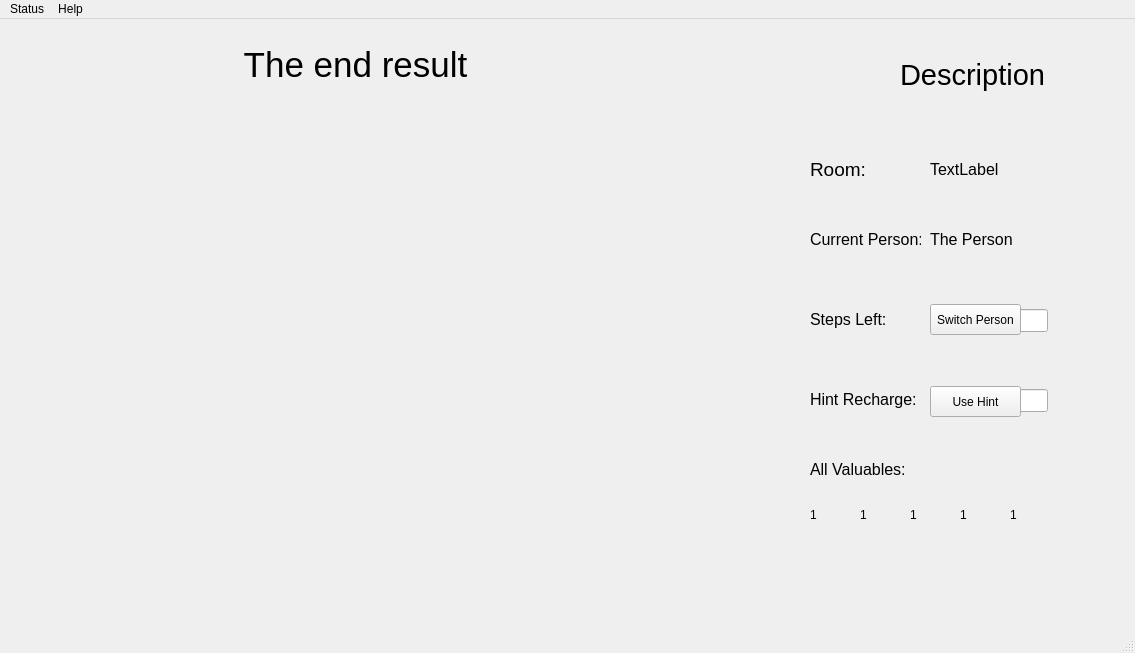
<?xml version="1.0" encoding="UTF-8"?>
<ui version="4.0">
 <class>MainWindow</class>
 <widget class="QMainWindow" name="MainWindow">
  <property name="geometry">
   <rect>
    <x>0</x>
    <y>0</y>
    <width>1135</width>
    <height>653</height>
   </rect>
  </property>
  <property name="windowTitle">
   <string>MainWindow</string>
  </property>
  <widget class="QWidget" name="centralwidget">
   <widget class="QLabel" name="label">
    <property name="geometry">
     <rect>
      <x>10</x>
      <y>90</y>
      <width>711</width>
      <height>511</height>
     </rect>
    </property>
    <property name="text">
     <string/>
    </property>
    <property name="pixmap">
     <pixmap>Pics/home3.png</pixmap>
    </property>
    <property name="scaledContents">
     <bool>true</bool>
    </property>
   </widget>
   <widget class="QLabel" name="descriptionLabel">
    <property name="geometry">
     <rect>
      <x>900</x>
      <y>30</y>
      <width>151</width>
      <height>51</height>
     </rect>
    </property>
    <property name="font">
     <font>
      <pointsize>22</pointsize>
     </font>
    </property>
    <property name="text">
     <string>Description</string>
    </property>
   </widget>
   <widget class="QLabel" name="roomLabel">
    <property name="geometry">
     <rect>
      <x>810</x>
      <y>140</y>
      <width>61</width>
      <height>21</height>
     </rect>
    </property>
    <property name="font">
     <font>
      <pointsize>14</pointsize>
     </font>
    </property>
    <property name="text">
     <string>Room:</string>
    </property>
   </widget>
   <widget class="QLabel" name="RoomValueLabel">
    <property name="geometry">
     <rect>
      <x>930</x>
      <y>142</y>
      <width>191</width>
      <height>16</height>
     </rect>
    </property>
    <property name="font">
     <font>
      <pointsize>12</pointsize>
     </font>
    </property>
    <property name="text">
     <string>TextLabel</string>
    </property>
   </widget>
   <widget class="QLabel" name="currentPersonLabel">
    <property name="geometry">
     <rect>
      <x>810</x>
      <y>210</y>
      <width>111</width>
      <height>21</height>
     </rect>
    </property>
    <property name="font">
     <font>
      <pointsize>12</pointsize>
     </font>
    </property>
    <property name="text">
     <string>Current Person:</string>
    </property>
   </widget>
   <widget class="QLabel" name="currentPersonValueLabel">
    <property name="geometry">
     <rect>
      <x>930</x>
      <y>212</y>
      <width>151</width>
      <height>16</height>
     </rect>
    </property>
    <property name="font">
     <font>
      <pointsize>12</pointsize>
     </font>
    </property>
    <property name="text">
     <string>The Person</string>
    </property>
   </widget>
   <widget class="QLabel" name="stepsLeftLabel">
    <property name="geometry">
     <rect>
      <x>810</x>
      <y>290</y>
      <width>81</width>
      <height>21</height>
     </rect>
    </property>
    <property name="font">
     <font>
      <pointsize>12</pointsize>
     </font>
    </property>
    <property name="text">
     <string>Steps Left:</string>
    </property>
   </widget>
   <widget class="QProgressBar" name="stepsLeftValueLabel">
    <property name="geometry">
     <rect>
      <x>930</x>
      <y>290</y>
      <width>118</width>
      <height>23</height>
     </rect>
    </property>
    <property name="value">
     <number>24</number>
    </property>
    <property name="format">
     <string>Steps</string>
    </property>
   </widget>
   <widget class="QLabel" name="hintRechargeLabel">
    <property name="geometry">
     <rect>
      <x>810</x>
      <y>370</y>
      <width>111</width>
      <height>21</height>
     </rect>
    </property>
    <property name="font">
     <font>
      <pointsize>12</pointsize>
     </font>
    </property>
    <property name="text">
     <string>Hint Recharge:</string>
    </property>
   </widget>
   <widget class="QProgressBar" name="hintRechargeValueLabel">
    <property name="geometry">
     <rect>
      <x>930</x>
      <y>370</y>
      <width>118</width>
      <height>23</height>
     </rect>
    </property>
    <property name="value">
     <number>24</number>
    </property>
    <property name="format">
     <string>%p%</string>
    </property>
   </widget>
   <widget class="QLabel" name="stepsLeftNum">
    <property name="geometry">
     <rect>
      <x>970</x>
      <y>293</y>
      <width>21</width>
      <height>16</height>
     </rect>
    </property>
    <property name="font">
     <font>
      <pointsize>10</pointsize>
     </font>
    </property>
    <property name="text">
     <string>2</string>
    </property>
   </widget>
   <widget class="QPushButton" name="hintRechargeValueButton">
    <property name="geometry">
     <rect>
      <x>930</x>
      <y>367</y>
      <width>91</width>
      <height>31</height>
     </rect>
    </property>
    <property name="text">
     <string>Use Hint</string>
    </property>
   </widget>
   <widget class="QLabel" name="allValuablesLabel">
    <property name="geometry">
     <rect>
      <x>810</x>
      <y>440</y>
      <width>101</width>
      <height>21</height>
     </rect>
    </property>
    <property name="font">
     <font>
      <pointsize>12</pointsize>
     </font>
    </property>
    <property name="text">
     <string>All Valuables:</string>
    </property>
   </widget>
   <widget class="QLabel" name="valuables1">
    <property name="geometry">
     <rect>
      <x>810</x>
      <y>480</y>
      <width>31</width>
      <height>31</height>
     </rect>
    </property>
    <property name="text">
     <string>1</string>
    </property>
   </widget>
   <widget class="QLabel" name="valuables2">
    <property name="geometry">
     <rect>
      <x>860</x>
      <y>480</y>
      <width>31</width>
      <height>31</height>
     </rect>
    </property>
    <property name="text">
     <string>1</string>
    </property>
   </widget>
   <widget class="QLabel" name="valuables3">
    <property name="geometry">
     <rect>
      <x>910</x>
      <y>480</y>
      <width>31</width>
      <height>31</height>
     </rect>
    </property>
    <property name="text">
     <string>1</string>
    </property>
   </widget>
   <widget class="QLabel" name="valuables4">
    <property name="geometry">
     <rect>
      <x>960</x>
      <y>480</y>
      <width>31</width>
      <height>31</height>
     </rect>
    </property>
    <property name="text">
     <string>1</string>
    </property>
   </widget>
   <widget class="QLabel" name="valuables5">
    <property name="geometry">
     <rect>
      <x>1010</x>
      <y>480</y>
      <width>31</width>
      <height>31</height>
     </rect>
    </property>
    <property name="text">
     <string>1</string>
    </property>
   </widget>
   <widget class="QPushButton" name="stepsLeftButton">
    <property name="geometry">
     <rect>
      <x>930</x>
      <y>285</y>
      <width>91</width>
      <height>31</height>
     </rect>
    </property>
    <property name="text">
     <string>Switch Person</string>
    </property>
   </widget>
   <widget class="QLabel" name="endResultLabel">
    <property name="geometry">
     <rect>
      <x>10</x>
      <y>20</y>
      <width>691</width>
      <height>51</height>
     </rect>
    </property>
    <property name="font">
     <font>
      <pointsize>26</pointsize>
     </font>
    </property>
    <property name="text">
     <string>The end result</string>
    </property>
    <property name="alignment">
     <set>Qt::AlignCenter</set>
    </property>
   </widget>
   <widget class="QLabel" name="label_2">
    <property name="geometry">
     <rect>
      <x>20</x>
      <y>100</y>
      <width>111</width>
      <height>91</height>
     </rect>
    </property>
    <property name="text">
     <string/>
    </property>
    <property name="pixmap">
     <pixmap>Pics/forGame.png</pixmap>
    </property>
    <property name="scaledContents">
     <bool>true</bool>
    </property>
   </widget>
   <widget class="QLabel" name="label_3">
    <property name="geometry">
     <rect>
      <x>130</x>
      <y>100</y>
      <width>121</width>
      <height>91</height>
     </rect>
    </property>
    <property name="text">
     <string/>
    </property>
    <property name="pixmap">
     <pixmap>Pics/forGame.png</pixmap>
    </property>
    <property name="scaledContents">
     <bool>true</bool>
    </property>
   </widget>
   <widget class="QLabel" name="label_4">
    <property name="geometry">
     <rect>
      <x>20</x>
      <y>190</y>
      <width>111</width>
      <height>105</height>
     </rect>
    </property>
    <property name="text">
     <string/>
    </property>
    <property name="pixmap">
     <pixmap>Pics/forGame.png</pixmap>
    </property>
    <property name="scaledContents">
     <bool>true</bool>
    </property>
   </widget>
   <widget class="QLabel" name="label_5">
    <property name="geometry">
     <rect>
      <x>130</x>
      <y>195</y>
      <width>119</width>
      <height>98</height>
     </rect>
    </property>
    <property name="text">
     <string/>
    </property>
    <property name="pixmap">
     <pixmap>Pics/forGame.png</pixmap>
    </property>
    <property name="scaledContents">
     <bool>true</bool>
    </property>
   </widget>
   <widget class="QLabel" name="label_6">
    <property name="geometry">
     <rect>
      <x>20</x>
      <y>400</y>
      <width>111</width>
      <height>195</height>
     </rect>
    </property>
    <property name="text">
     <string/>
    </property>
    <property name="pixmap">
     <pixmap>Pics/forGame.png</pixmap>
    </property>
    <property name="scaledContents">
     <bool>true</bool>
    </property>
   </widget>
   <widget class="QLabel" name="label_7">
    <property name="geometry">
     <rect>
      <x>130</x>
      <y>400</y>
      <width>119</width>
      <height>195</height>
     </rect>
    </property>
    <property name="text">
     <string/>
    </property>
    <property name="pixmap">
     <pixmap>Pics/forGame.png</pixmap>
    </property>
    <property name="scaledContents">
     <bool>true</bool>
    </property>
   </widget>
   <widget class="QLabel" name="label_8">
    <property name="geometry">
     <rect>
      <x>20</x>
      <y>298</y>
      <width>111</width>
      <height>97</height>
     </rect>
    </property>
    <property name="text">
     <string/>
    </property>
    <property name="pixmap">
     <pixmap>Pics/forGame.png</pixmap>
    </property>
    <property name="scaledContents">
     <bool>true</bool>
    </property>
   </widget>
  </widget>
  <widget class="QMenuBar" name="menubar">
   <property name="geometry">
    <rect>
     <x>0</x>
     <y>0</y>
     <width>1135</width>
     <height>21</height>
    </rect>
   </property>
   <widget class="QMenu" name="menuStatus">
    <property name="statusTip">
     <string>Check the Status of the game</string>
    </property>
    <property name="title">
     <string>Status</string>
    </property>
    <addaction name="actionThings_Taken"/>
    <addaction name="actionSteps_Left"/>
   </widget>
   <widget class="QMenu" name="menuHelp">
    <property name="statusTip">
     <string>Get help on the game</string>
    </property>
    <property name="title">
     <string>Help</string>
    </property>
    <addaction name="actionInstructions"/>
   </widget>
   <addaction name="menuStatus"/>
   <addaction name="menuHelp"/>
  </widget>
  <widget class="QStatusBar" name="statusbar"/>
  <action name="actionThings_Taken">
   <property name="text">
    <string>Objects Taken</string>
   </property>
   <property name="statusTip">
    <string>Check all the objects taken</string>
   </property>
  </action>
  <action name="actionSteps_Left">
   <property name="text">
    <string>Steps Left</string>
   </property>
   <property name="statusTip">
    <string>Check the steps left for all characters</string>
   </property>
  </action>
  <action name="actionInstructions">
   <property name="text">
    <string>Instructions</string>
   </property>
   <property name="statusTip">
    <string>The instructions for the game</string>
   </property>
  </action>
 </widget>
 <resources/>
 <connections/>
</ui>
